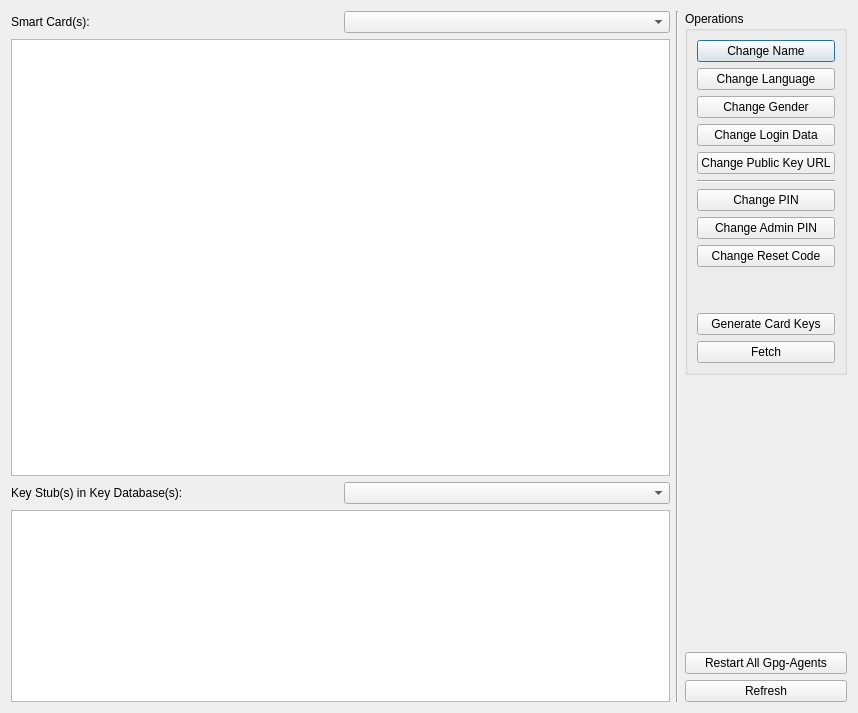
<?xml version="1.0" encoding="UTF-8"?>
<ui version="4.0">
 <class>SmartCardControllerDialog</class>
 <widget class="QDialog" name="SmartCardControllerDialog">
  <property name="geometry">
   <rect>
    <x>0</x>
    <y>0</y>
    <width>858</width>
    <height>713</height>
   </rect>
  </property>
  <property name="windowTitle">
   <string>Smart Card Controller</string>
  </property>
  <layout class="QHBoxLayout" name="horizontalLayout_2">
   <item>
    <layout class="QHBoxLayout" name="horizontalLayout">
     <item>
      <layout class="QVBoxLayout" name="verticalLayout_4">
       <item>
        <layout class="QHBoxLayout" name="horizontalLayout_4">
         <item>
          <widget class="QLabel" name="smartCardLabel">
           <property name="text">
            <string>Smart Card(s):</string>
           </property>
          </widget>
         </item>
         <item>
          <widget class="QComboBox" name="currentCardComboBox"/>
         </item>
        </layout>
       </item>
       <item>
        <widget class="QTextEdit" name="cardInfoEdit">
         <property name="readOnly">
          <bool>true</bool>
         </property>
        </widget>
       </item>
       <item>
        <layout class="QHBoxLayout" name="horizontalLayout_3">
         <item>
          <widget class="QLabel" name="keyStubLabel">
           <property name="sizePolicy">
            <sizepolicy hsizetype="Preferred" vsizetype="Minimum">
             <horstretch>0</horstretch>
             <verstretch>0</verstretch>
            </sizepolicy>
           </property>
           <property name="text">
            <string>Key Stub(s) in Key Database(s):</string>
           </property>
          </widget>
         </item>
         <item>
          <widget class="QComboBox" name="keyDBIndexComboBox">
           <property name="sizePolicy">
            <sizepolicy hsizetype="Preferred" vsizetype="Minimum">
             <horstretch>0</horstretch>
             <verstretch>0</verstretch>
            </sizepolicy>
           </property>
          </widget>
         </item>
        </layout>
       </item>
       <item>
        <widget class="GpgFrontend::UI::KeyTreeView" name="cardKeysTreeView">
         <property name="sizePolicy">
          <sizepolicy hsizetype="Expanding" vsizetype="Preferred">
           <horstretch>0</horstretch>
           <verstretch>0</verstretch>
          </sizepolicy>
         </property>
        </widget>
       </item>
      </layout>
     </item>
     <item>
      <widget class="Line" name="line">
       <property name="orientation">
        <enum>Qt::Orientation::Vertical</enum>
       </property>
      </widget>
     </item>
     <item>
      <layout class="QVBoxLayout" name="verticalLayout">
       <item>
        <widget class="QGroupBox" name="operationGroupBox">
         <property name="title">
          <string>Operations</string>
         </property>
         <layout class="QVBoxLayout" name="verticalLayout_3">
          <item>
           <layout class="QVBoxLayout" name="verticalLayout_2">
            <item>
             <widget class="QPushButton" name="cNameButton">
              <property name="text">
               <string>Change Name</string>
              </property>
             </widget>
            </item>
            <item>
             <widget class="QPushButton" name="cLangButton">
              <property name="text">
               <string>Change Language</string>
              </property>
             </widget>
            </item>
            <item>
             <widget class="QPushButton" name="cGenderButton">
              <property name="text">
               <string>Change Gender</string>
              </property>
             </widget>
            </item>
            <item>
             <widget class="QPushButton" name="cLoginDataButton">
              <property name="text">
               <string>Change Login Data</string>
              </property>
             </widget>
            </item>
            <item>
             <widget class="QPushButton" name="cPubKeyURLButton">
              <property name="text">
               <string>Change Public Key URL</string>
              </property>
             </widget>
            </item>
            <item>
             <widget class="Line" name="line_2">
              <property name="orientation">
               <enum>Qt::Orientation::Horizontal</enum>
              </property>
             </widget>
            </item>
            <item>
             <widget class="QPushButton" name="cPINButton">
              <property name="text">
               <string>Change PIN</string>
              </property>
             </widget>
            </item>
            <item>
             <widget class="QPushButton" name="cAdminPINButton">
              <property name="text">
               <string>Change Admin PIN</string>
              </property>
             </widget>
            </item>
            <item>
             <widget class="QPushButton" name="cResetCodeButton">
              <property name="text">
               <string>Change Reset Code</string>
              </property>
             </widget>
            </item>
            <item>
             <spacer name="verticalSpacer">
              <property name="orientation">
               <enum>Qt::Orientation::Vertical</enum>
              </property>
              <property name="sizeHint" stdset="0">
               <size>
                <width>20</width>
                <height>40</height>
               </size>
              </property>
             </spacer>
            </item>
            <item>
             <widget class="QPushButton" name="generateKeysButton">
              <property name="text">
               <string>Generate Card Keys</string>
              </property>
             </widget>
            </item>
            <item>
             <widget class="QPushButton" name="fetchButton">
              <property name="text">
               <string>Fetch</string>
              </property>
             </widget>
            </item>
           </layout>
          </item>
         </layout>
        </widget>
       </item>
       <item>
        <spacer name="verticalSpacer_2">
         <property name="orientation">
          <enum>Qt::Orientation::Vertical</enum>
         </property>
         <property name="sizeHint" stdset="0">
          <size>
           <width>20</width>
           <height>40</height>
          </size>
         </property>
        </spacer>
       </item>
       <item>
        <widget class="QPushButton" name="restartGpgAgentButton">
         <property name="text">
          <string>Restart All Gpg-Agents</string>
         </property>
        </widget>
       </item>
       <item>
        <widget class="QPushButton" name="refreshButton">
         <property name="text">
          <string>Refresh</string>
         </property>
        </widget>
       </item>
      </layout>
     </item>
    </layout>
   </item>
  </layout>
 </widget>
 <customwidgets>
  <customwidget>
   <class>GpgFrontend::UI::KeyTreeView</class>
   <extends>QTreeView</extends>
   <header>ui/widgets/KeyTreeView.h</header>
  </customwidget>
 </customwidgets>
 <resources/>
 <connections/>
</ui>
